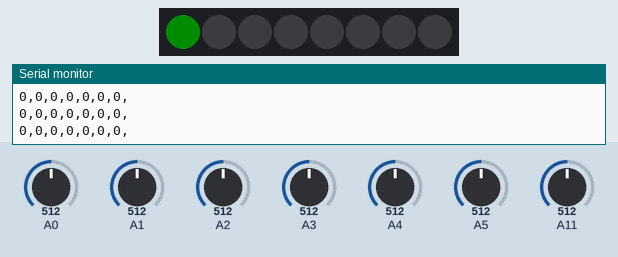
A program run on a simulated Arduino Leonardo, built with avr-gcc and run on an emulated ATmega32U4. On the bench: 8 RGB LEDs in strip order, left to right, the last lines printed to the serial monitor. The inputs (shaded band) are chosen by the test bench; at power-on: A0 = 512, A1 = 512, A2 = 512, A3 = 512, A4 = 512, A5 = 512, A11 = 512. Dim RGB values are drawn brighter than linear.

Above: at 1.9 s.
2.0 s: A0 set to 474
3.5 s: A0 set to 449
At 4.3 s:
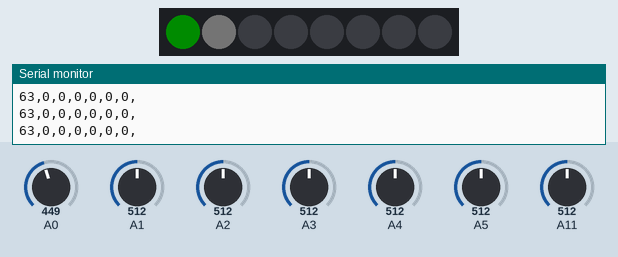
5.0 s: A1 set to 306
At 6.2 s:
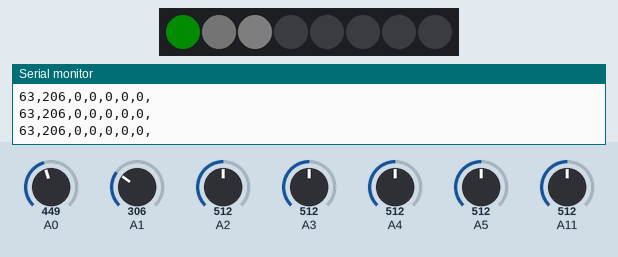
6.5 s: A2 set to 306
At 7.7 s:
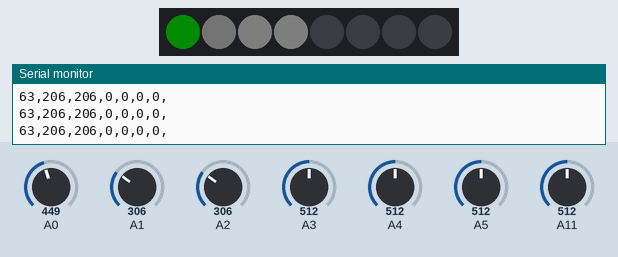
8.0 s: A3 set to 306
At 8.5 s:
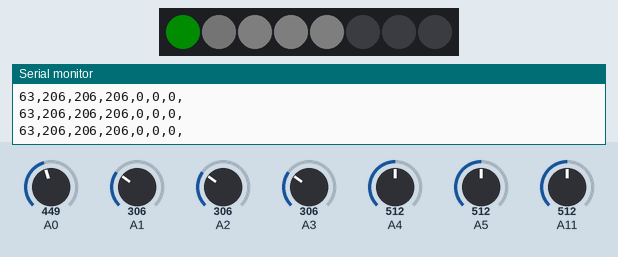
9.5 s: A4 set to 425
At 10.7 s:
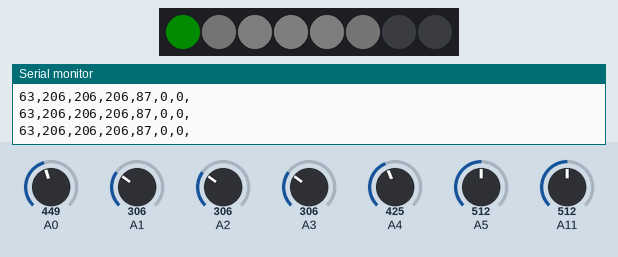
11.0 s: A4 set to 399
At 12.3 s:
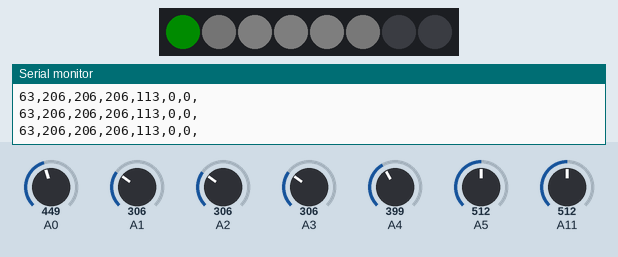
Timing chart, 0 to 13.5 s (numbered marks = the images above; inputs shaded):
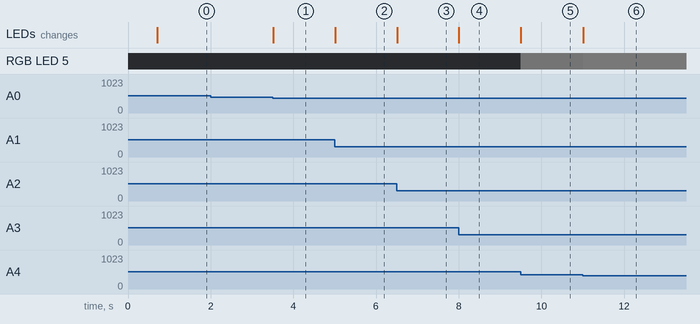

The program:

main.cpp
```cpp
#include <Arduino.h>
#include <Adafruit_NeoPixel.h>
#include "FSR.h"

// NeoPixel Configuration
#define LED_PIN 13
#define NUM_LEDS 8

// FSR Configuration - add/remove ports here to change active FSRs
uint8_t FSR_ports[] = {FSR_PORT_1, FSR_PORT_2, FSR_PORT_3, FSR_PORT_4, FSR_PORT_5, FSR_PORT_6, FSR_PORT_7};
const uint8_t numFSRs = sizeof(FSR_ports) / sizeof(FSR_ports[0]);
const uint8_t STATUS_LED = 0;  // Status LED is at position 0

uint16_t FSR_values[MAX_FSR_CHANNELS];
uint8_t brightness[MAX_FSR_CHANNELS];

// Create NeoPixel strip object
Adafruit_NeoPixel strip(NUM_LEDS, LED_PIN, NEO_GRB + NEO_KHZ800);

void setup() {
  Serial.begin(115200);
  initFsrAdc();

  // Calibrate all FSRs at startup (sets baseline to 0 for unconnected sensors)
  calibrateFsrs(FSR_ports, numFSRs);

  strip.begin();
  strip.show();

  // Set status LED to green to indicate ready
  strip.setPixelColor(STATUS_LED, strip.Color(0, 12, 0));
  strip.show();
}

void loop() {
  // Read FSRs and map to brightness
  for (uint8_t i = 0; i < numFSRs; i++) {
    FSR_values[i] = readFsr(FSR_ports[i], i);

    // Map FSR value to brightness (0-25), constrain to valid range
    // Higher pressure = brighter LED (capped at 25 for battery savings)
    brightness[i] = constrain(map(FSR_values[i], 0, 600, 0, 12), 0, 12);

    // Print FSR value
    Serial.print(FSR_values[i]);
    Serial.print(",");

    // Set corresponding LED brightness (white color)
    // FSR 1 → LED 1, FSR 2 → LED 2, etc. (1-based mapping)
    strip.setPixelColor(i + 1, strip.Color(brightness[i], brightness[i], brightness[i]));
  }

  Serial.println();  // New line after all values

  // Keep status LED green (dimmed)
  strip.setPixelColor(STATUS_LED, strip.Color(0, 12, 0));
  strip.show();

  delay(10);  // Small delay for stability
}
```

FSR.h
```cpp
#ifndef FSR_h
#define FSR_h

#include <stdint.h>

/*
Call initFsrAdc() from your init function

Call readFsr(channel, index), where:
  - channel is the analog pin (e.g., FSR_PORT_1)
  - index is the FSR index (0-6) for baseline storage

This will return the reading with baseline subtracted
*/
#define MAX_FSR_CHANNELS 7

#define FSR_PORT_1 A0
#define FSR_PORT_2 A1
#define FSR_PORT_3 A2
#define FSR_PORT_4 A3
#define FSR_PORT_5 A4
#define FSR_PORT_6 A5
#define FSR_PORT_7 A11  // Shared with D12

void initFsrAdc(void);
void calibrateFsrs(uint8_t* ports, uint8_t numPorts);
uint16_t readFsr(uint8_t channel, uint8_t index);

#endif
```

FSR.cpp
```cpp
#include <Arduino.h>
#include "FSR.h"
#include <stdint.h>

// Noise threshold - readings below this are treated as 0
#define FSR_NOISE_THRESHOLD 40

// Static baseline storage for each channel - persists between calls
static uint16_t fsrBaseline[MAX_FSR_CHANNELS] = {0};
static bool isCalibrated[MAX_FSR_CHANNELS] = {false};

void initFsrAdc(void) {
  // Use DEFAULT (VCC = 3.3V) reference for ATmega32U4 (Feather 32u4)
  analogReference(DEFAULT);
  // Reset calibration on init
  for (uint8_t i = 0; i < MAX_FSR_CHANNELS; i++) {
    isCalibrated[i] = false;
    fsrBaseline[i] = 0;
  }
}

void calibrateFsrs(uint8_t* ports, uint8_t numPorts) {
  // Calibrate all FSRs at startup by averaging readings for 100ms each
  for (uint8_t i = 0; i < numPorts && i < MAX_FSR_CHANNELS; i++) {
    uint32_t sum = 0;
    uint16_t numSamples = 0;
    unsigned long startTime = millis();

    while (millis() - startTime < 100) {
      sum += analogRead(ports[i]);
      numSamples++;
    }

    fsrBaseline[i] = sum / numSamples;
    isCalibrated[i] = true;
  }
}

uint16_t readFsr(uint8_t channel, uint8_t index) {
  // Discard first reading to let ADC settle after channel switch
  analogRead(channel);
  delayMicroseconds(100);

  // First call for this channel: calibrate by averaging readings for 250 milliseconds
  if (index < MAX_FSR_CHANNELS && !isCalibrated[index]) {
    uint32_t sum = 0;
    uint16_t numSamples = 0;
    unsigned long startTime = millis();

    while (millis() - startTime < 250) {
      sum += analogRead(channel);
      numSamples++;
    }

    fsrBaseline[index] = sum / numSamples;
    isCalibrated[index] = true;
  }

  uint16_t reading = analogRead(channel);
  uint16_t baseline = (index < MAX_FSR_CHANNELS) ? fsrBaseline[index] : 0;

  // Inverted FSR: high voltage at rest, drops under pressure
  // Return 0 if reading is at or above baseline, otherwise return the difference
  if (reading >= baseline) {
    return 0;
  }

  uint16_t pressure = baseline - reading;

  // Filter out noise: readings below threshold are treated as 0
  if (pressure < FSR_NOISE_THRESHOLD) {
    return 0;
  }
  return pressure;
}
```

Measured:
- the behaviour switches between 463 and 462 on A0 (found by bisection; images 0 and 1)
- after the input at 3.5 s, the LEDs: change at once (image 1)
- after the input at 5.0 s, the LEDs: change at once (image 2)
- after the input at 6.5 s, the LEDs: change at once (image 3)
- after the input at 8.0 s, the LEDs: change at once (image 4)
- after the input at 9.5 s, RGB LED 5: off → RGB(1, 1, 1) at once; the LEDs: change at once (image 5)
- after the input at 11.0 s, RGB LED 5: RGB(1, 1, 1) → RGB(2, 2, 2) at once
